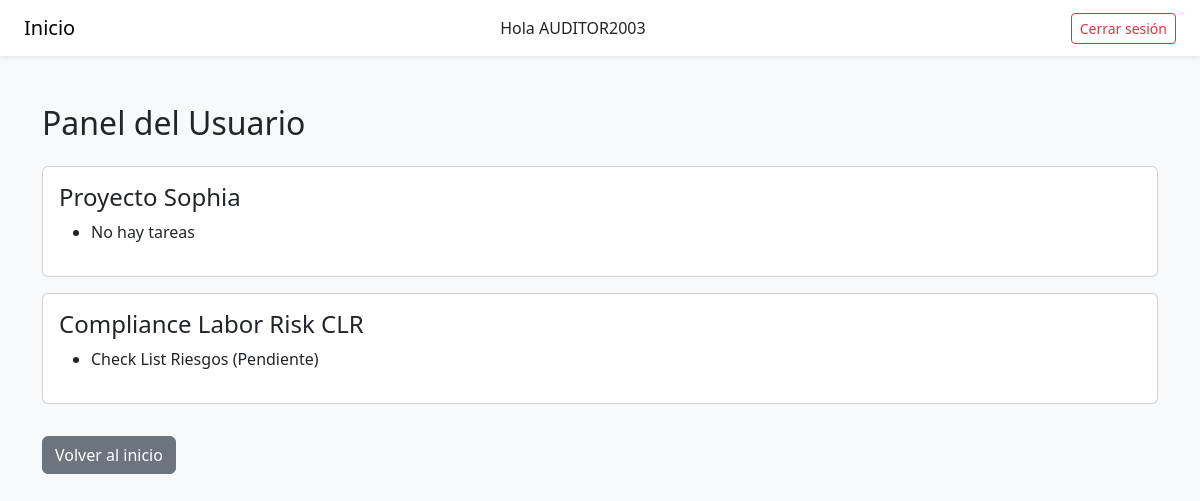
Page /dashboard/ (signed in) on the earlier database version.
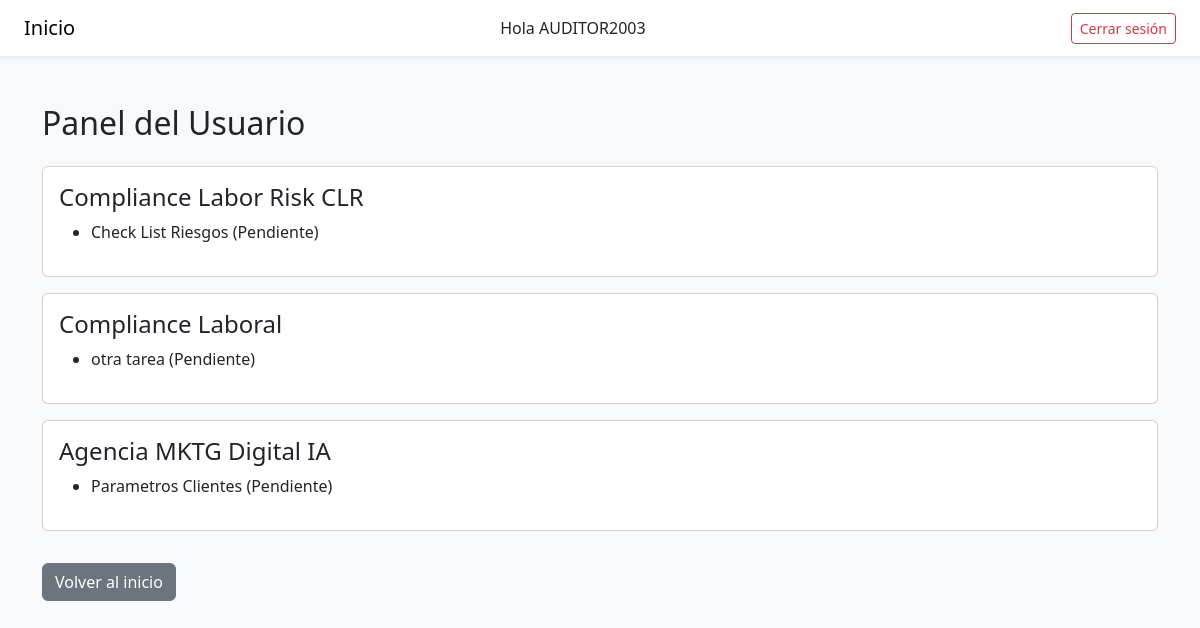
Same page on the later database version.
### tareas/models.py (models this page shows, shortened)
class Proyecto(models.Model):
    nombre = models.CharField(max_length=100)
    usuario = models.ForeignKey(User, on_delete=models.CASCADE)

class Tarea(models.Model):
    nombre = models.CharField(max_length=100)
    completado = models.BooleanField(default=False)
    proyecto = models.ForeignKey(Proyecto, on_delete=models.CASCADE)

### tareas/views.py (the view)
# urls.py: path('dashboard/', dashboard, name='dashboard'),
@login_required
def dashboard(request):
    if request.user.is_superuser:
        proyectos = Proyecto.objects.all()
    else:
        proyectos = Proyecto.objects.filter(usuario=request.user)
    return render(request, 'tareas/dashboard.html', {
        'proyectos': proyectos
    })

### tareas/templates/tareas/dashboard.html (shortened to what this page needs)
{% extends 'tareas/base.html' %}
{% block content %}
<h2 class="mb-4">Panel del Usuario</h2>
{% if user.is_superuser %}
    {% for proyecto in proyectos %}
        <div class="card mb-3">
            <div class="card-body">
                <h4>{{ proyecto.nombre }}</h4>
                <ul>
                    {% for tarea in proyecto.tarea_set.all %}
                        <li>
                            {{ tarea.nombre }}
                            {% if tarea.completado %}
                                (Completada)
                            {% else %}
                                (Pendiente)
                            {% endif %}
                        </li>
                    {% empty %}
                        <li>No hay tareas</li>
                    {% endfor %}
                </ul>
            </div>
        </div>
    {% endfor %}
{% else %}
    <div class="alert alert-info">
        No tienes permisos para ver el detalle.
    </div>
{% endif %}
<a href="{% url 'home' %}" class="btn btn-secondary mt-3">
    Volver al inicio
</a>
{% endblock %}

### tareas/templates/tareas/base.html (shortened to what this page needs)
<!DOCTYPE html>
<html lang="es">
<head>
    <link href="https://cdn.jsdelivr.net/npm/bootstrap@5.3.3/dist/css/bootstrap.min.css" rel="stylesheet">
</head>
<body class="bg-light">
<nav class="navbar navbar-light bg-white shadow-sm px-4">
    <a href="{% url 'home' %}" class="navbar-brand">
        Inicio
    </a>
    {% if user.is_authenticated %}
        <span class="me-3">Hola {{ user.username }}</span>
        <form method="post" action="{% url 'logout' %}">
            <button type="submit" class="btn btn-outline-danger btn-sm">
                Cerrar sesión
            </button>
        </form>
    {% else %}
        <a href="{% url 'login' %}" class="btn btn-primary btn-sm">
            Iniciar sesión
        </a>
    {% endif %}
</nav>
<div class="container py-5">
    {% block content %}
    {% endblock %}
</div>
</body>
</html>

Differences in the rows shown:
removed Proyecto: nombre "Proyecto Sophia"
added Proyecto: nombre "Compliance Laboral"
added Tarea: nombre "otra tarea", completado "(Pendiente)", shown under "Compliance Laboral"
added Proyecto: nombre "Agencia MKTG Digital IA"
added Tarea: nombre "Parametros Clientes", completado "(Pendiente)", shown under "Agencia MKTG Digital IA"
